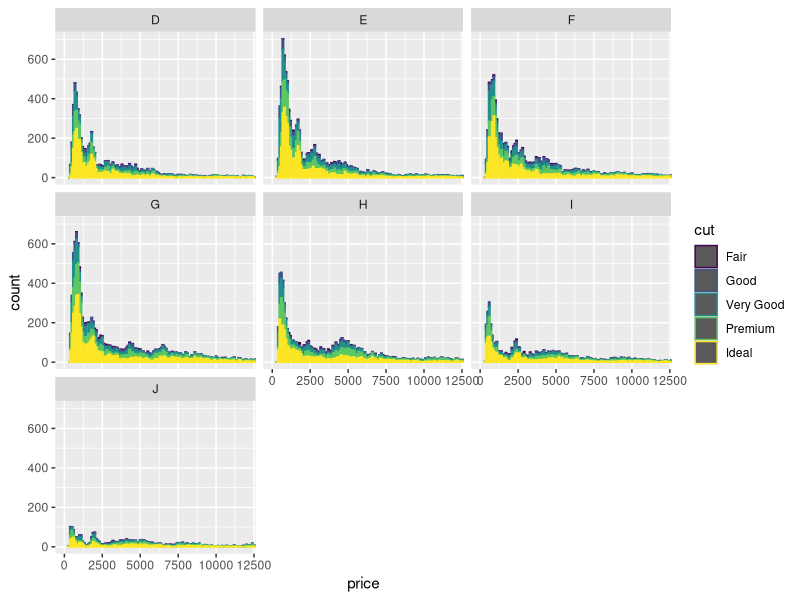

Reproduce this figure in R.
# Lesson 5
# Exercises
  
# 0. Read Data
library(ggplot2)
data("diamonds")
pf <- diamonds
rm(diamonds)


### 1. Histogram Price prices facet by color
ggplot(aes(x = price), data = pf) +
  geom_histogram(aes(color = cut),binwidth = 100) +
  scale_fill_brewer(type = 'qual') +
  facet_wrap(~ color) +
  coord_cartesian(xlim=c(0,12000))
